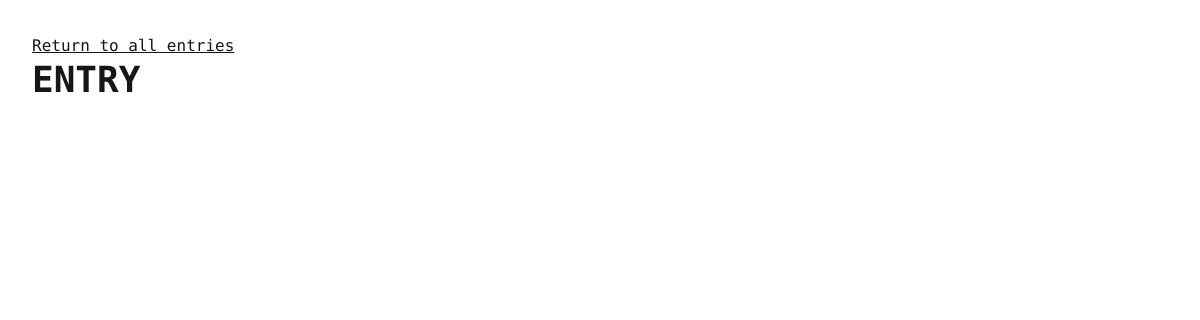
Before: /dcii/992 (signed in) with the older database file.
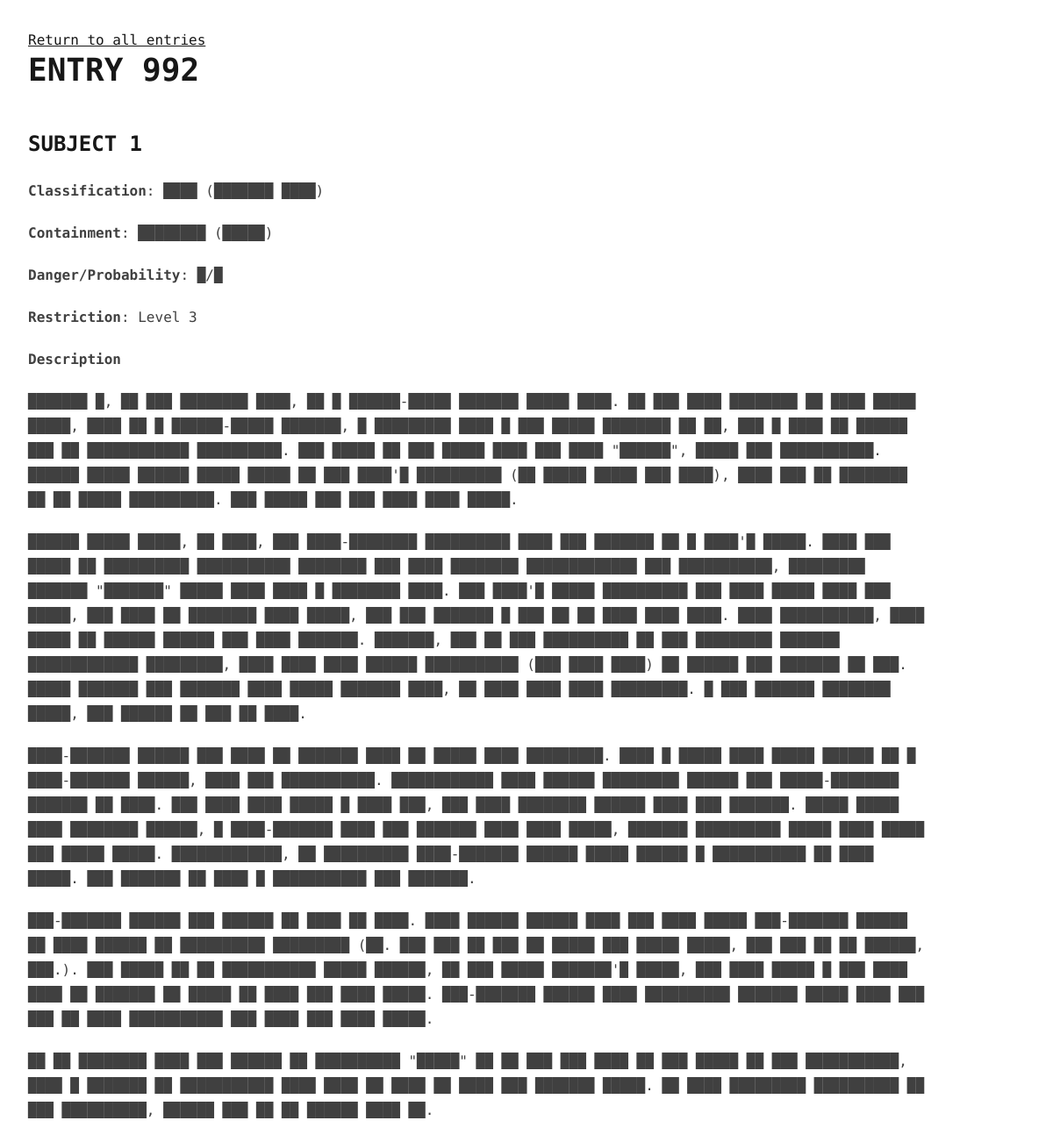
After: the same page with the newer database file.
### app/models/dcii_entry.py (models this page shows, shortened)
class DCIIEntry(db.Model):
    id = db.Column('id', db.Integer, primary_key=True, autoincrement=True)
    subjects = db.relationship('DCIISubject', back_populates='entry', cascade='all, delete-orphan')

class DCIISubject(db.Model):
    id = db.Column('id', db.Integer, primary_key=True, autoincrement=True)
    index = db.Column('index', db.Integer)
    classification_type = db.Column('cls_type', db.String, nullable=False)
    classification_tags = db.Column('cls_tags', db.String, nullable=False)
    classification_qualifier = db.Column('cls_qualifier', db.String, nullable=False)
    containment_status = db.Column('cnt_status', db.String, nullable=False)
    containment_tags = db.Column('cnt_tags', db.String, nullable=False)
    danger = db.Column('danger', db.String, nullable=False)
    probability = db.Column('probability', db.String, nullable=False)
    clearance = db.Column('clearance', db.Integer)
    body = db.Column('body', db.Text, nullable=False)
    entry_id = db.Column(db.Integer, db.ForeignKey('dcii_entry.id'), nullable=False)
    entry = db.relationship('DCIIEntry', back_populates='subjects')
    addons = db.relationship('DCIIAddon', back_populates='subject', cascade='all, delete-orphan')

### app/models/user.py (models this page shows)
class User(db.Model, UserMixin):
    id = db.Column('id', db.Integer, primary_key = True, autoincrement = True)
    username = db.Column('username', db.String, unique = True)
    name = db.Column('name', db.String)
    password = db.Column('password', db.String)
    clearance = db.Column('clearance', db.Integer)
    assignment = db.Column('assignment', db.String)

### app/routes/dcii.py (the view)
@app.route('/dcii/<int:entry_id>')
@login_required
def show_entry(entry_id):
    entry = DCIIEntry.query.get(entry_id)
    return render_template('dcii/show_entry.html', entry = entry)

### app/__init__.py (called while the page is built)
def create_app(config_class=Config):
    app = Flask(__name__)
    app.config.from_object(config_class)
    login_manager = LoginManager(app)
    login_manager.login_view = 'login'
    db.init_app(app)
    migrate.init_app(app, db)
    with app.app_context():
        from . import routes, models
        @login_manager.user_loader
        def load_user(user_id):
            return models.user.User.query.get(int(user_id))
        db.create_all()
        return app

### app/routes/dcii.py (called while the page is built)
def process_tags(input_string, current_user):
    pattern = r'<(\d+)>([^<]+)</\1>'
    def redact_content(tag_number, tag_content):
        if current_user.clearance < tag_number:
            return re.sub(r'[a-zA-Z0-9]', '█', tag_content)
        else:
            return tag_content
    def apply_redaction(match):
        tag_number = int(match.group(1))
        tag_content = match.group(2)
        redacted_content = redact_content(tag_number, tag_content)
        return f'{redacted_content}'
    while re.search(pattern, input_string):
        result = re.sub(pattern, apply_redaction, input_string)
        input_string = result
    return input_string

### app/templates/dcii/show_entry.html (shortened to what this page needs)
{% extends 'base.html' %}
{% block content %}
    <a href="{{url_for('dcii_entries_overview')}}">Return to all entries</a>
    <h1>ENTRY {{entry.id}}</h1>
    {% for subject in entry.subjects %}
        <h2>SUBJECT {{subject.index}}</h2>
        <p><span class="font-extrabold">Classification</span>: {{subject.classification_type|process_tags(subject.clearance, current_user)}} ({{subject.classification_tags|process_tags(subject.clearance, current_user)}} {{subject.classification_qualifier|process_tags(subject.clearance, current_user)}})</p>
        <p><span class="font-extrabold">Containment</span>: {{subject.containment_status|process_tags(subject.clearance, current_user)}} ({{subject.containment_tags|process_tags(subject.clearance, current_user)}})</p>
        <p><span class="font-extrabold">Danger/Probability</span>: {{subject.danger|process_tags(subject.clearance, current_user)}}/{{subject.probability|process_tags(subject.clearance, current_user)}}</p>
        <p><span class="font-extrabold">Restriction</span>: Level {{subject.clearance}}</p>
        <p class="font-extrabold">Description</p>
        <div>
            {{subject.body|process_tags(subject.clearance, current_user)|markdown_render|safe}}
        </div>
    {% endfor %}
{% endblock %}

Changed rows visible on the page:
added DCIIEntry: id "992"
added DCIISubject: index "1", classification_type|process_tags "████", classification_tags|process_tags "███████", classification_qualifier|process_tags "████", containment_status|process_tags "████████", containment_tags|process_tags "█████", danger|process_tags "█", probability|process_tags "█", clearance "3", body|process_tags "███████ █, ██ ███ ████████ ████, ██ █ ██████-█████ ███████ █████ ████. ██ ███ ████ ████████ ██ ████ █████ █████, ████ ██ █ ██████-█████ ███████, █ █████████ ████ █ ███ █████ ████████ ██ ██, ███ █ ████ ██ ██████ ███ ██ ████████████ ██████████. ███ █████ ██ ███ █████ ████ ███ ████ \"██████\", █████ ███ ███████████. ██████ █████ ██████ █████ █████ ██ ███ ████'█ ██████████ (██ █████ █████ ███ ████), ████ ███ ██ ████████ ██ ██ █████ ██████████. ███ █████ ███ ███ ████ ████ █████. ██████ █████ █████, ██ ████, ███ ████-████████ ██████████ ████ ███ ███████ ██ █ ████'█ █████. ████ ███ █████ ██ ██████████ ███████████ ████████ ███ ████ ████████ █████████████ ███ ███████████, █████████ ███████ \"███████\"…"
